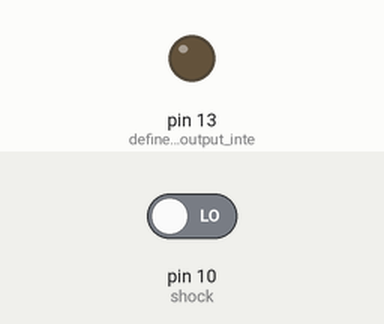
A sketch run on a simulated Arduino Uno, built with avr-gcc and run on an emulated ATmega328P. Shown: output pins drawn as LEDs (lit = HIGH). Inputs (shaded band) come from the test bench; at power-on: pin 10 (shock) LOW. What the sketch prints to the serial monitor is not drawn.

Above: at 1.2 s.
1.3 s: pin 10 (shock) driven HIGH
At 2.1 s:
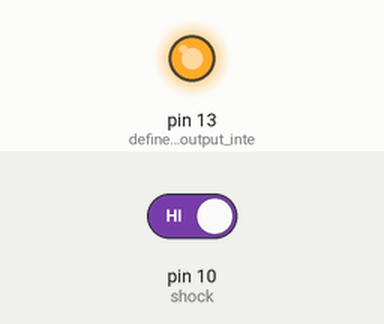
2.8 s: pin 10 (shock) driven LOW
At 3.3 s:
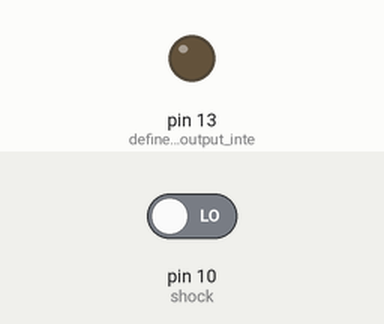
Timing chart, 0 to 5.8 s (numbered marks = the images above; inputs shaded):
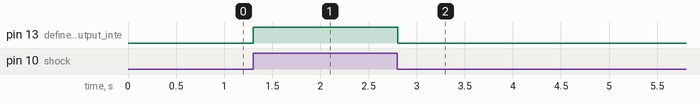

Measured:
- after the input at 1.3 s, pin 13 (define_LED_as_output_inte): LOW → HIGH at once
- after the input at 2.8 s, pin 13 (define_LED_as_output_inte): HIGH → LOW at once

The sketch:

S23-shock.ino
```cpp
int shock = 10;
int value;

void setup()
{
  pinMode (LED_BUILTIN, OUTPUT); // define LED as output interface
  pinMode (shock, INPUT);
  Serial.begin(9600);
}

void loop()
{
  value = digitalRead (shock);
  if (value == HIGH)
  {
    digitalWrite (LED_BUILTIN, HIGH);
  }
  else
  {
    digitalWrite (LED_BUILTIN, LOW);
  }
  Serial.println(shock);
}
```
